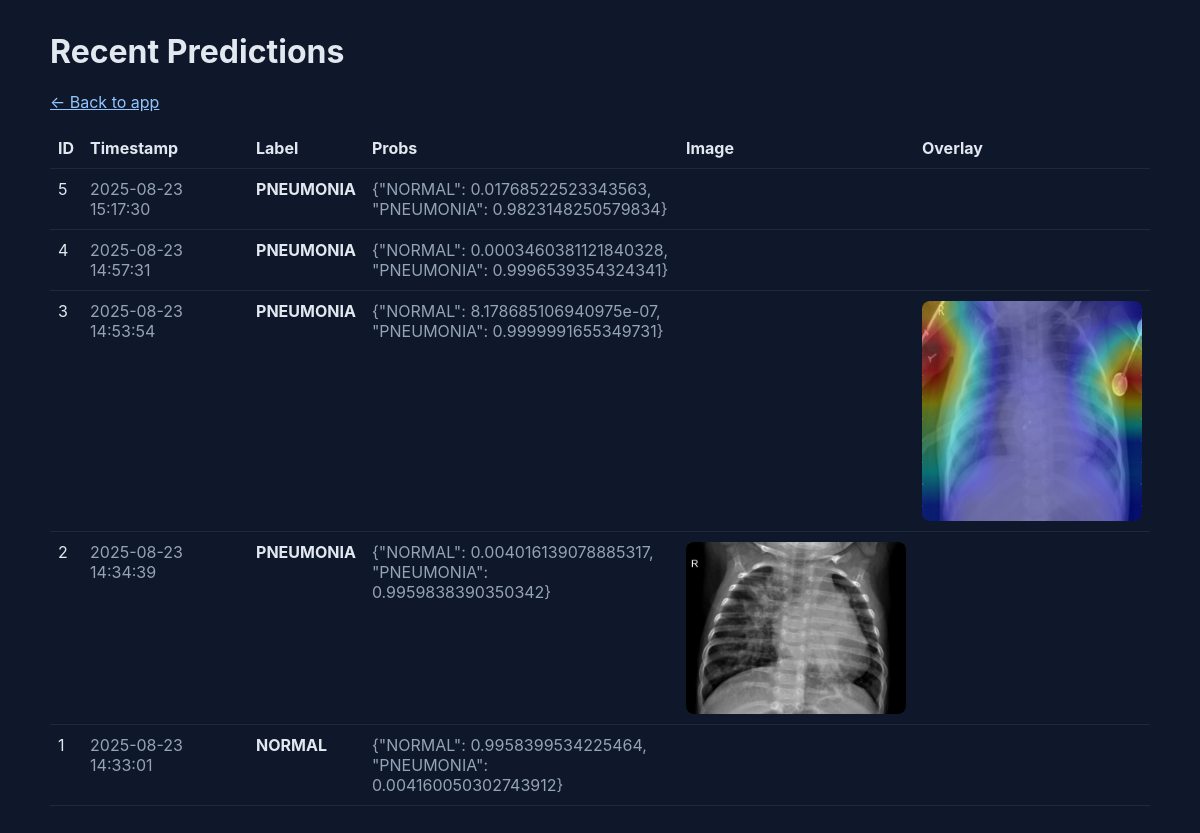
Before: /history with the older database file.
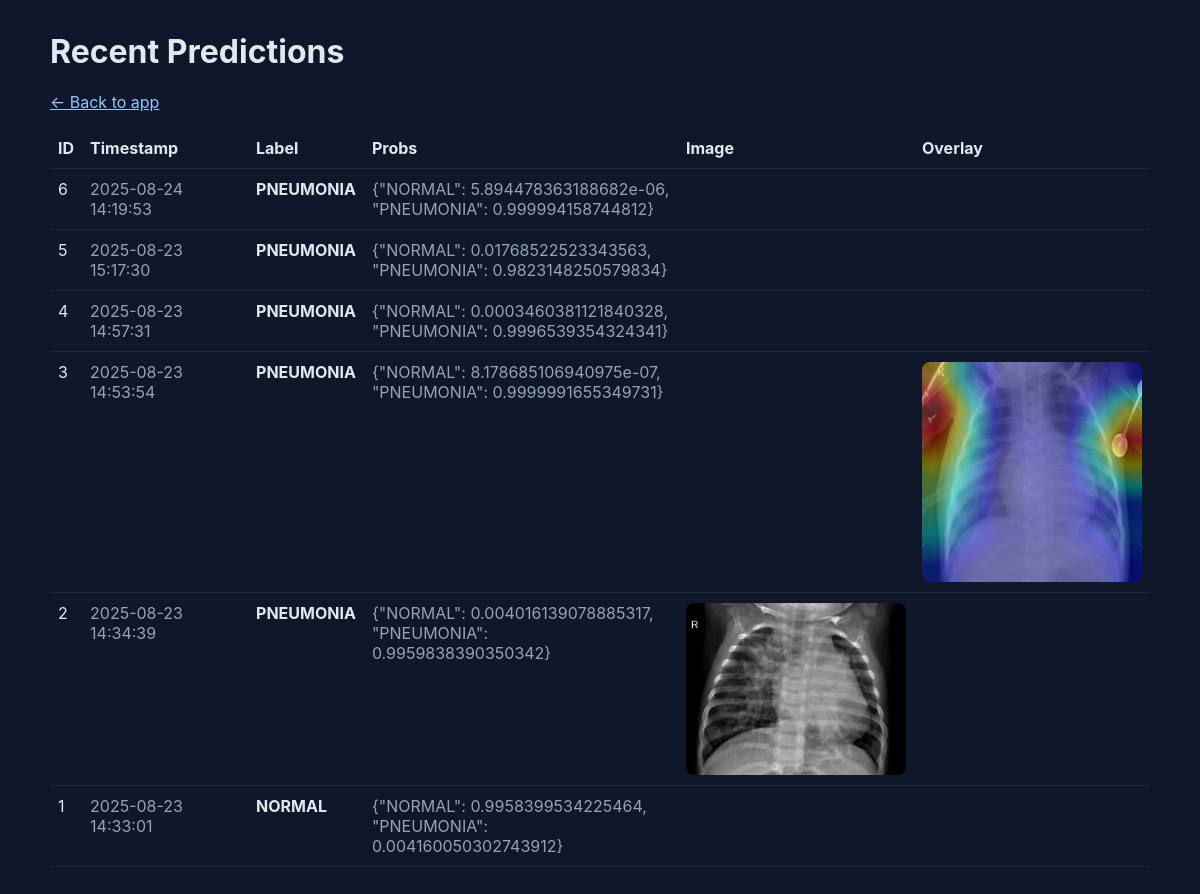
After: the same page with the newer database file.
### tables this page shows
CREATE TABLE predictions (
            id INTEGER PRIMARY KEY AUTOINCREMENT,
            label TEXT,
            probs TEXT,
            image_name TEXT,
            overlay_name TEXT,
            timestamp DATETIME DEFAULT CURRENT_TIMESTAMP
        );

### app/app.py (the view)
@app.route("/history", methods=["GET"])
def history():
    rows = get_history()
    return render_template("history.html", rows=rows)

### utils/db.py (called while the page is built)
def _connect():
    return sqlite3.connect(DB_PATH)

def get_history(limit: int = 50):
    conn = _connect()
    cur = conn.cursor()
    cur.execute(
        "SELECT id, label, probs, image_name, overlay_name, timestamp "
        "FROM predictions ORDER BY id DESC LIMIT ?",
        (limit,),
    )
    rows = cur.fetchall()
    conn.close()
    return rows

### app/templates/history.html (shortened to what this page needs)
<!doctype html>
<html lang="en">
<head>
  <link rel="stylesheet"
        href="https://cdnjs.cloudflare.com/ajax/libs/modern-normalize/2.0.0/modern-normalize.min.css"/>
</head>
<body>
<div class="container">
  <h1>Recent Predictions</h1>
  <p class="muted"><a href="{{ url_for('index') }}">← Back to app</a></p>
  <table>
    <thead>
      <tr>
        <th>ID</th>
        <th>Timestamp</th>
        <th>Label</th>
        <th>Probs</th>
        <th>Image</th>
        <th>Overlay</th>
      </tr>
    </thead>
    <tbody>
    {% for id, label, probs, image_name, overlay_name, ts in rows %}
      <tr>
        <td>{{ id }}</td>
        <td class="muted">{{ ts }}</td>
        <td><strong>{{ label }}</strong></td>
        <td class="muted" style="max-width:320px;">{{ probs }}</td>
        <td>
          {% if image_name %}
            <img src="{{ url_for('static', filename='uploads/' + image_name) }}" alt="">
          {% endif %}
        </td>
        <td>
          {% if overlay_name %}
            <img src="{{ url_for('static', filename='overlays/' + overlay_name) }}" alt="">
          {% endif %}
        </td>
      </tr>
    {% endfor %}
    </tbody>
  </table>
</div>
</body>
</html>

### app/templates/history.html (style rules this page uses)
body { background:#0f172a; color:#e2e8f0; font-family:Inter, system-ui, sans-serif; }
.container { max-width:1100px; margin:32px auto; padding:0 16px; }
table { width:100%; border-collapse: collapse; }
th, td { border-bottom:1px solid #1f2937; padding:10px 8px; text-align:left; vertical-align:top; }
a { color:#93c5fd; }
.muted { color:#94a3b8; }
img { max-width:220px; border-radius:8px; display:block; }

Changed rows visible on the page:
added predictions: id "6", timestamp "2025-08-24 14:19:53", label "PNEUMONIA", probs "{\"NORMAL\": 5.894478363188682e-06, \"PNEUMONIA\": 0.999994158744812}"
